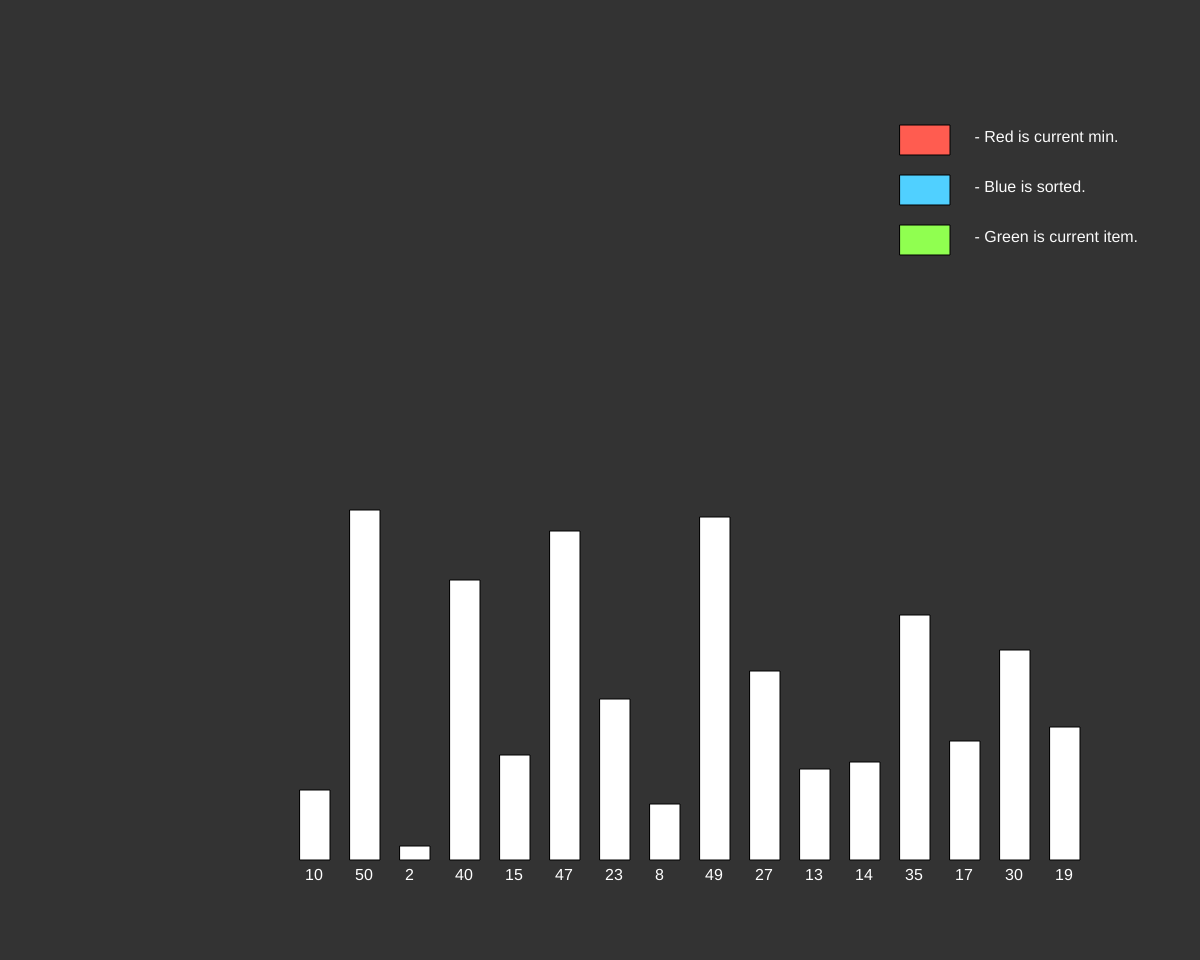
Frame 1 (no input)
Frame 60 (no input): identical to frame 1, image omitted
Frame 120 (the mouse pressed at the canvas centre since frame 60): identical to frame 1, image omitted

The p5.js sketch that drew this single still picture (run headless with seeded random() and noise() and a simulated clock; from frame 60 on, the mouse is pressed at the canvas centre):

// p5.js sketch
// ── sketch.js
//var array = [10, 50, 2, 40, 15, 47, 23, 8, 49, 27, 13, 40, 35, 17, 30, 19];
var array = [new myArray(10,0), new myArray(50,0), new myArray(2,0), new myArray(40,0), new myArray(15,0), new myArray(47,0), new myArray(23,0), new myArray(8,0), new myArray(49,0), new myArray(27,0), new myArray(13,0), new myArray(14,0) ,new myArray(35,0), new myArray(17,0), new myArray(30,0), new myArray(19,0)];
var randomize;
var next, previous,run,pause,slider;
var snapShots = [];
var curSnapShot=0;
var ary = JSON.parse(JSON.stringify(array));
var isStart = false;
var fr = 1;
function setup () {
  createCanvas(windowWidth, windowHeight - 40);
  randomize = createButton("Randomize Array");
  randomize.mouseClicked(randomizeArray);
  randomize.id('randomize');

  next = createButton("Next Step");
  next.mouseClicked(nextStep);

  previous = createButton("Previous Step");
  previous.mouseClicked(prevStep);

  run = createButton("Run");
  run.mouseClicked(start);

  pause = createButton("pause");
  pause.mouseClicked(pauseSim);


  slider = createSlider(1,30,1,1);


  selectionSort();
  console.log(snapShots);
}

function draw () {
  background(51);
  drawColorCode();
  if(isStart){
    fr = slider.value();
    frameRate(fr);
    if(curSnapShot < snapShots.length){
    console.log(curSnapShot);
    array = snapShots[curSnapShot];
    curSnapShot++;
    }
  }
  printArrayBar(array);
}

function pauseSim(){
  isStart = false;
  document.getElementById('randomize').disabled = false;
}
function start(){
  isStart = true;
  document.getElementById('randomize').disabled = true;
}

function nextStep(){
  console.log(snapShots);
  array = snapShots[curSnapShot];
  curSnapShot++;
  console.log(curSnapShot);
}

function prevStep(){
  if(curSnapShot>0){
  curSnapShot--;
  array = snapShots[curSnapShot];
}
}

function takeSnapeShot(previMin,prevProc,index,newState){
  if(prevProc !=-1){if(ary[prevProc].state == 3){ary[prevProc].state = 0;}}
  if(previMin != -1){ary[previMin].state = 0;}
  ary[index].state = newState;
  snapShots.push(JSON.parse(JSON.stringify(ary)));
}


function selectionSort(){
  var iMin;

  for(var i = 0 ; i < ary.length-1 ; i++){
    iMin = i;
    takeSnapeShot(-1,i-1,iMin,1);
    for(var j = i+1 ; j < ary.length ; j++){
      takeSnapeShot(-1,j-1,j,3);
      if(ary[j].element < ary[iMin].element){
        takeSnapeShot(iMin,j-1,j,1);
        iMin = j;
      }

    }
    takeSnapeShot(-1,j-1,j-1,0);
    if(iMin != i){
      var temp = ary[i].element;
      ary[i].element = ary[iMin].element;
      ary[iMin].element = temp;
      takeSnapeShot(iMin,-1,i,2);
    }else{
      takeSnapeShot(iMin,-1,i,2);
    }
  }
  takeSnapeShot(-1,-1,ary.length-1,2);
}


//myArray object
function myArray(element,state){
  /*
  state can have 4 value
  0 - normal state , in this state color will be ==#ffffff
  1 - current min element, in this state coloe will be == #ff5c50
  2 - sorted state , in this state color wil be == #50d0ff
  3 - current processing , in this state color will be == #90ff50
  */
  this.element = element;
  this.state = state;
}

function drawColorCode(){
  fill('#ff5c50');
  rect(windowWidth-windowWidth/4,windowHeight/8,50,30);
  fill(250);
  textSize(16);
  text(" - Red is current min.",windowWidth-windowWidth/4 + 70,windowHeight/8 + 17);

  fill('#50d0ff');
  rect(windowWidth-windowWidth/4,windowHeight/8 + 50,50,30);
  fill(250);
  textSize(16);
  text(" - Blue is sorted.",windowWidth-windowWidth/4 + 70,windowHeight/8 + 50 + 17);

  fill('#90ff50');
  rect(windowWidth-windowWidth/4,windowHeight/8 + 100,50,30);
  fill(250);
  textSize(16);
  text(" - Green is current item.",windowWidth-windowWidth/4 + 70,windowHeight/8 + 100 + 17);
}

function randomizeArray () {
  for (var i = 0; i < array.length; i++) {
    array[i].state = 0;
    array[i].element = Math.floor(Math.random() * 50 + 1);
  }
  ary = JSON.parse(JSON.stringify(array));
  snapShots.length = 0;
  curSnapShot = 0;
  selectionSort();
}

function printArrayBar (array) {
  var c;
  for (var i = 0; i < array.length; i++) {
    switch (array[i].state) {
      case 0:
        c = color('#ffffff');
        break;
      case 1:
        c = color('#ff5c50');
        break;
      case 2:
        c = color('#50d0ff');
        break;
      case 3:
        c = color('#90ff50');
        break;
        default:
        c = color('#ffffff');
    }
    printBar(300 + i * 50, y = height - 100, array[i].element,c);
  }
}

function printBar (x, y, number,c) {
  fill(c);
  var ratio = number * 7;
  rect(x, y - ratio, 30, ratio);
  text(number, x + 5, y + 20);
}
